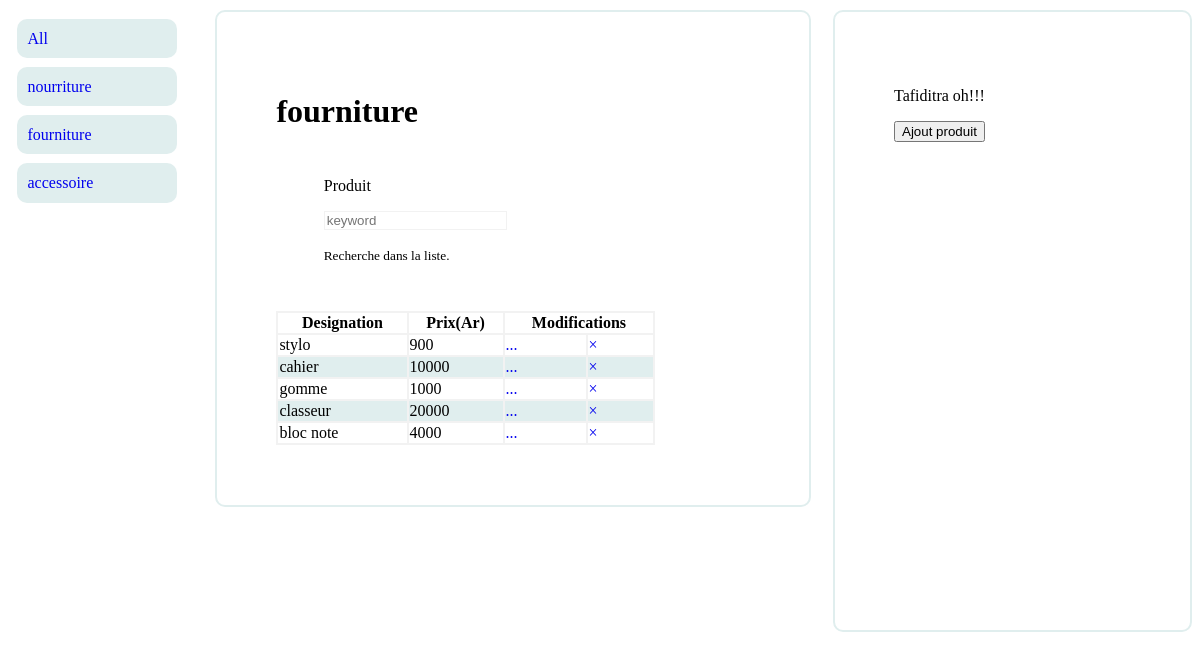
Screenshot of /index.php/ViewController/affParCateg?nom=fourniture with the database file from the repository.
### tables this page shows
create table produit(
	id int not null auto_increment primary key,
	designation varchar(100),
	prix int,
	idCate int,
	foreign key (idCate) references categorie(id)
);

### application/controllers/ViewController.php (called while the page is built, shortened)
<?php
class ViewController extends CI_Controller {
	public function affParCateg(){
		$this->load->model('Produit');
		$nom = $this->input->get('nom');
		if($nom == "All"){
			$donnee['nom'] = $nom;
			$donnee['listeProduit'] = $this->Produit->selectAllProduct();
		}
		else if($nom == "nourriture"){
			$donnee['nom'] = $nom;
			$donnee['listeProduit'] = $this->Produit->selectByCategory($nom);
		}
		else if($nom == "fourniture"){
			$donnee['nom'] = $nom;
			$donnee['listeProduit'] = $this->Produit->selectByCategory($nom);
		}
		else if($nom == "accessoire"){
			$donnee['nom'] = $nom;
			$donnee['listeProduit'] = $this->Produit->selectByCategory($nom);
		}
		$this->load->view('affichage',$donnee);
	}
}

### index.php (called while the page is built, shortened)
<?php
require_once BASEPATH.'core/CodeIgniter.php';

### application/models/Produit.php (called while the page is built, shortened)
<?php if ( ! defined('BASEPATH')) exit('No direct script access allowed');
class Produit extends CI_Model{
	public function selectByCategory($nom)
	{
		$sql = "select produit.* from produit join categorie on categorie.id=produit.idCate where categorie.nom = %s";
		$sql = sprintf($sql,$this->db->escape($nom));
		$query = $this->db->query($sql);
		$produit = array();
		foreach ($query->result_array() as $key) {
			$produit[] = $key;
		}
		return $produit;
	}
}

### application/views/affichage.php (the view, shortened to what this page needs)
<!DOCTYPE html>
<html lang="en">
<head>
</head>
<body>
    <div id="page">
        <div id="nav1"><nav class="nav d-flex justify-content-between">
      <div class="ab"><a class="p-2 text-muted" href="../ViewController/affParCateg?nom=All">All</a></div>
     <div class="ab"> <a class="p-2 text-muted" href="../ViewController/affParCateg?nom=nourriture">nourriture</a></div>
     <div class="ab"> <a class="p-2 text-muted" href="../ViewController/affParCateg?nom=fourniture">fourniture</a></div>
      <div class="ab"><a class="p-2 text-muted" href="../ViewController/affParCateg?nom=accessoire">accessoire</a></div>
   </div><div id="nav2">
	<p>Tafiditra oh!!!</p>
		<form action="../CrudController/ajout">
			<input type="submit" name="" value="Ajout produit">
		</form>
</div><div id="content">
        <h1><?php echo $nom; ?></h1>
	<div class="col-4 form-group" id="recherche">
			    <label for="exampleInputEmail1">Produit</label>
			    <p><input type="text" class="form-control" id="exampleInputEmail1" aria-describedby="emailHelp" placeholder="keyword" style="border: 1px solid #F2F2F2"></p>
			    <small id="emailHelp" class="form-text text-muted">Recherche dans la liste.</small>
</div>
	<table border="1" style="border-spacing: 0;width: 80%;height: 100%">
		<thead>
			<tr>
				<th>Designation</th>
				<th>Prix(Ar)</th>
				<th colspan="2">Modifications</th>
			</tr>
		</thead>
		<tbody id="myTable">
            <?php for ($i=0; $i < count($listeProduit) ; $i++) { ?>
			<tr>
					<td scope="row"><?php echo $listeProduit[$i]['designation']; ?></td>
					<td><?php echo $listeProduit[$i]['prix']; ?></td>
                    <td><a href="../CrudController/modifier?id=<?php echo $listeProduit[$i]['id']; ?>"><span aria-hidden="true">...</span></a></td>
					<td><a href="../CrudController/supprimerProduit?id=<?php echo $listeProduit[$i]['id']; ?>"><span aria-hidden="true">&times;</span></a></td>
			</tr>
			<?php }?>
		</tbody>
	</table></div>
        </div>
</body>
</html>

### application/views/affichage.php (style rules this page uses)
a { text-decoration: none; }
#page { width: 100%; }
#nav1 { float: left; width: 15%; height: 50%; color: black; }
#nav2 { float: right; width: 20%; height: 500px; border: 2px solid #E0EEEE; padding: 5%; border-radius: 10px; }
#content { margin-left: 17.5%; width: 40%; border: 2px solid #E0EEEE; padding: 5%; margin-top: 10px; border-radius: 10px; margin-bottom: 10px; }
.ab { margin: 5%; padding: 6%; border-radius: 10px; background-color: #E0EEEE; }
table, th, td { border: 1px solid #F2F2F2; }
tr:nth-child(even) { background: #E0EEEE; }
tr:nth-child(odd) { background: #FFF; }
#recherche { margin: 10%; }

### rows the page displays
produit: designation "stylo", prix "900"
produit: designation "cahier", prix "10000"
produit: designation "gomme", prix "1000"
produit: designation "classeur", prix "20000"
produit: designation "bloc note", prix "4000"

### other values shown
$nom "fourniture"
